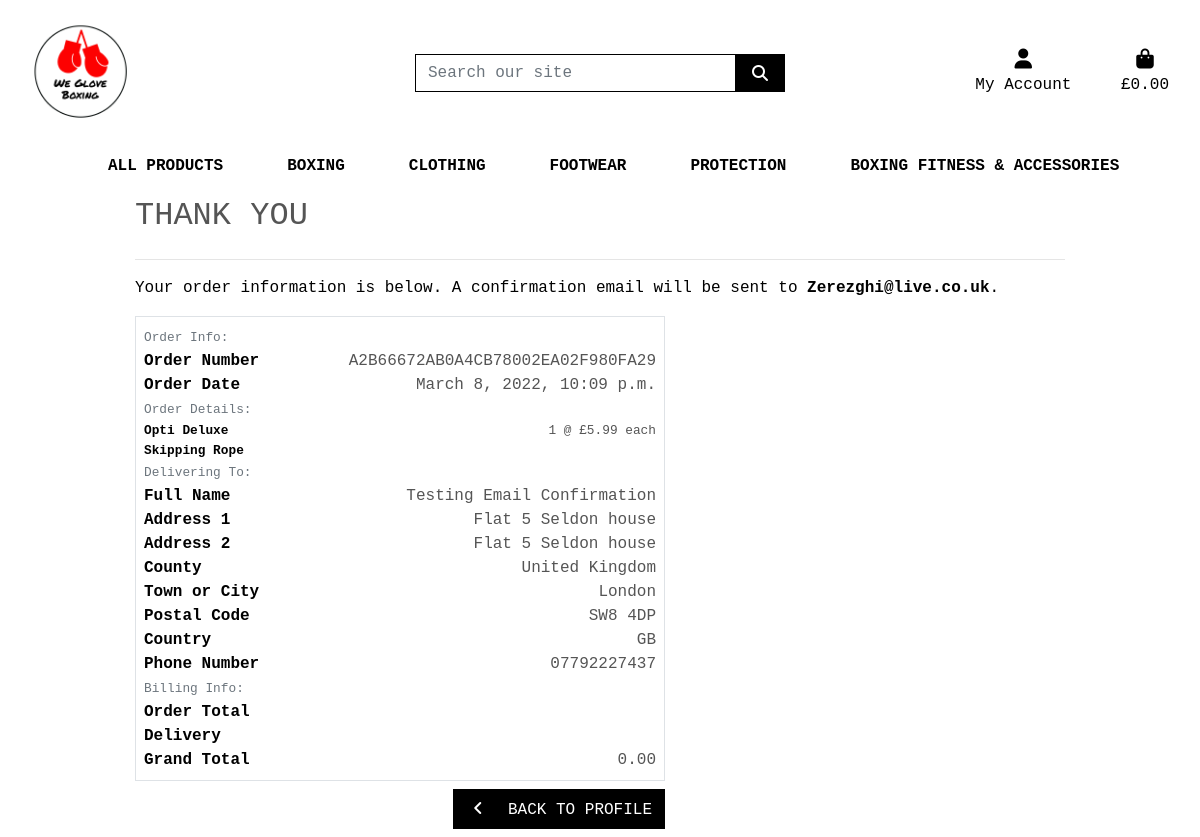
The app's page /profile/order_history/A2B66672AB0A4CB78002EA02F980FA29 with its own data.
### checkout/models.py (models this page shows, shortened)
class Order(models.Model):
    order_number = models.CharField(max_length=32, null=False, editable=False)
    user_profile = models.ForeignKey(UserProfile, on_delete=models.SET_NULL,
                                     null=True, blank=True, related_name='orders')
    full_name = models.CharField(max_length=50, null=False, blank=False)
    email = models.EmailField(max_length=254, null=False, blank=False)
    phone_number = models.CharField(max_length=20, null=False, blank=False)
    country = models.CharField(max_length=40, null=False, blank=False)
    postcode = models.CharField(max_length=20, null=True, blank=True)
    town_or_city = models.CharField(max_length=40, null=False, blank=False)
    street_address1 = models.CharField(max_length=80, null=False, blank=False)
    street_address2 = models.CharField(max_length=80, null=True, blank=True)
    county = models.CharField(max_length=80, null=True, blank=True)
    date = models.DateTimeField(auto_now_add=True)
    grand_total = models.DecimalField(max_digits=10, decimal_places=2, null=False, default=0)

class OrderLineItem(models.Model):
    order = models.ForeignKey(Order, null=False, blank=False, on_delete=models.CASCADE, related_name='lineitems')
    product = models.ForeignKey(Product, null=False, blank=False, on_delete=models.CASCADE)
    quantity = models.IntegerField(null=False, blank=False, default=0)
    lineitem_total = models.DecimalField(max_digits=6, decimal_places=2, null=False, blank=False, editable=False)

### products/models.py (models this page shows, shortened)
class Product(models.Model):
    category = models.ForeignKey('Category', null=True, blank=True, on_delete=models.SET_NULL)
    subcategory = models.ForeignKey('SubCategory', null=True, blank=True, on_delete=models.SET_NULL)
    price = models.DecimalField(max_digits=6, decimal_places=2)
    sku = models.CharField(max_length=254, null=True, blank=True)
    name = models.CharField(max_length=254)
    rating = models.DecimalField(max_digits=6, decimal_places=2, null=True, blank=True)
    product_description = models.TextField()
    image = models.ImageField(blank=True,null=True)

### profiles/views.py (the view)
# urls.py: path('order_history/<order_number>', views.order_history, name='order_history')
def order_history(request, order_number):
    order = get_object_or_404(Order, order_number=order_number)
    messages.info(request, (
        f'This is a past confirmation for order number {order_number}. '
        'A confirmation email was sent on the order date.'
    ))
    template = 'checkout/checkout_success.html'
    context = {
        'order': order,
        'from_profile': True,
    }
    return render(request, template, context)

### bag/contexts.py (called while the page is built, shortened)
def bag_contents(request):
    bag_items = []
    total = 0
    product_count = 0
    bag = request.session.get('bag', {})
    grand_total = total
    context = {
        'bag_items': bag_items,
        'total': total,
        'product_count': product_count,
        'grand_total': grand_total,
    }
    return context

### checkout/templates/checkout/checkout_success.html (shortened to what this page needs)
{% extends "base.html" %}
{% load static %}
{% block extra_css %}
    <link rel="stylesheet" href="{% static 'checkout/css/checkout.css' %}">
{% endblock %}
{% block page_header %}
    <div class="container header-container">
    </div>
{% endblock %}
{% block content %}
    <div class="overlay"></div>
    <div class="container">
        <div class="row">
            <div class="col">
                <h2 class="logo-font mb-4">Thank You</h2>
                <hr>
                <p class="text-black">Your order information is below. A confirmation email will be sent to <strong>{{ order.email }}</strong>.</p>
            </div>
        </div>
        <div class="row">
            <div class="col-12 col-lg-7">
                <div class="order-confirmation-wrapper p-2 border">
                    <div class="row">
                        <div class="col">
                            <small class="text-muted">Order Info:</small>
                        </div>
                    </div>
                    <div class="row">
                        <div class="col-12 col-md-4">
                            <p class="mb-0 text-black font-weight-bold">Order Number</p>
                        </div>
                        <div class="col-12 col-md-8 text-md-right">
                            <p class="mb-0">{{ order.order_number }}</p>
                        </div>
                    </div>
                    <div class="row">
                        <div class="col-12 col-md-4">
                            <p class="mb-0 text-black font-weight-bold">Order Date</p>
                        </div>
                        <div class="col-12 col-md-8 text-md-right">
                            <p class="mb-0">{{ order.date }}</p>
                        </div>
                    </div>
                    <div class="row">
                        <div class="col">
                            <small class="text-muted">Order Details:</small>
                        </div>
                    </div>
                    {% for item in order.lineitems.all %}
                    <div class="row">
                        <div class="col-12 col-md-4">
                            <p class="small mb-0 text-black font-weight-bold">
                                {{ item.product.name }}{% if item.product_size %} - Size {{ item.product.size|upper }}{% endif %}
                            </p>
                        </div>
                        <div class="col-12 col-md-8 text-md-right">
                            <p class="small mb-0">{{ item.quantity }} @ £{{ item.product.price }} each</p>
                        </div>
                    </div>
                    {% endfor %}
                    <div class="row">
                        <div class="col">
                            <small class="text-muted">Delivering To:</small>
                        </div>
                    </div>
                    <div class="row">
                        <div class="col-12 col-md-4">
                            <p class="mb-0 text-black font-weight-bold">Full Name</p>
                        </div>
                        <div class="col-12 col-md-8 text-md-right">
                            <p class="mb-0">{{ order.full_name }}</p>
                        </div>
                    </div>
                    <div class="row">
                        <div class="col-12 col-md-4">
                            <p class="mb-0 text-black font-weight-bold">Address 1</p>
                        </div>
                        <div class="col-12 col-md-8 text-md-right">
                            <p class="mb-0">{{ order.street_address1 }}</p>
                        </div>
                    </div>
                    {% if order.street_address2 %}
                    <div class="row">
                        <div class="col-12 col-md-4">
                            <p class="mb-0 text-black font-weight-bold">Address 2</p>
                        </div>
                        <div class="col-12 col-md-8 text-md-right">
                            <p class="mb-0">{{ order.street_address1 }}</p>
                        </div>
                    </div>
                    {% endif %}
                    {% if order.county %}
                    <div class="row">
                        <div class="col-12 col-md-4">
                            <p class="mb-0 text-black font-weight-bold">County</p>
                        </div>
                        <div class="col-12 col-md-8 text-md-right">
                            <p class="mb-0">{{ order.county }}</p>
                        </div>
                    </div>
                    {% endif %}
                    <div class="row">
                        <div class="col-12 col-md-4">
                            <p class="mb-0 text-black font-weight-bold">Town or City</p>
                        </div>
                        <div class="col-12 col-md-8 text-md-right">
                            <p class="mb-0">{{ order.town_or_city }}</p>
                        </div>
                    </div>
                    {% if order.postcode %}
                    <div class="row">
                        <div class="col-12 col-md-4">
                            <p class="mb-0 text-black font-weight-bold">Postal Code</p>
                        </div>
                        <div class="col-12 col-md-8 text-md-right">
                            <p class="mb-0">{{ order.postcode }}</p>
                        </div>
                    </div>
                    {% endif %}
                    <div class="row">
                        <div class="col-12 col-md-4">
                            <p class="mb-0 text-black font-weight-bold">Country</p>
                        </div>
                        <div class="col-12 col-md-8 text-md-right">
                            <p class="mb-0">{{ order.country }}</p>
                        </div>
                    </div>
                    <div class="row">
                        <div class="col-12 col-md-4">
                            <p class="mb-0 text-black font-weight-bold">Phone Number</p>
                        </div>
                        <div class="col-12 col-md-8 text-md-right">
                            <p class="mb-0">{{ order.phone_number }}</p>
                        </div>
                    </div>
                    <div class="row">
                        <div class="col">
                            <small class="text-muted">Billing Info:</small>
                        </div>
                    </div>
                    <div class="row">
                        <div class="col-12 col-md-4">
                            <p class="mb-0 text-black font-weight-bold">Order Total</p>
                        </div>
                        <div class="col-12 col-md-8 text-md-right">
                        </div>
                    </div>
                    <div class="row">
                        <div class="col-12 col-md-4">
                            <p class="mb-0 text-black font-weight-bold">Delivery</p>
                        </div>
                        <div class="col-12 col-md-8 text-md-right">
                        </div>
                    </div>
                    <div class="row">
                        <div class="col-12 col-md-4">
                            <p class="mb-0 text-black font-weight-bold">Grand Total</p>
                        </div>
                        <div class="col-12 col-md-8 text-md-right">
                            <p class="mb-0">{{ order.grand_total }}</p>
                        </div>
                    </div>
                </div>
            </div>
        </div>
        <div class="row">
			<div class="col-12 col-lg-7 text-right">
                {% if from_profile %}
                    <a href="{% url 'profile' %}" class="btn btn-black rounded-0 my-2">
                        <span class="icon mr-2">
                            <i class="fas fa-angle-left"></i>
                        </span>
                        <span class="text-uppercase">Back to profile</span>
                    </a>
                {% endif %}
			</div>
		</div>
    </div>
{% endblock %}

### static/css/base.css (style rules this page uses)
html { height: 100%; }
body { background: url(https://imgsrv2.voi.id/uqSwK0Qmd0ksEs4ilF05NU_AZklBqfSwBCmHFX0mcFo/auto/1200/675/sm/1/bG9jYWw6Ly8vcHVibGlzaGVycy8xMTkzOTIvMjAyMTEyMzExMDA1LW1haW4uY3JvcHBlZF8xNjQwOTE5OTA5LmpwZw.jpg) no-repeat center center fixed; background-size: cover; height: calc(100vh - 164px); color: #555; font-family: 'Courier New', Courier, monospace; }
.icon { align-items: center; display: inline-flex; justify-content: center; height: 1.5rem; width: 1.5rem; }
.logo-font { text-transform: uppercase; }
.btn-black { background: black; color: white; }
.text-black { color: #000 !important; }
.overlay { height: 100%; width: 100%; top:0; left: 0; position: fixed; background: white; z-index: -1; }
@media (min-width: 1200px) { .container { max-width: 80%; } }
@media (min-width: 992px) { .header-container { padding-top: 164px; } }

### records on screen
Order: email "Zerezghi@live.co.uk", order_number "A2B66672AB0A4CB78002EA02F980FA29", date "March 8, 2022, 10:09 p.m.", full_name "Testing Email Confirmation", street_address1 "Flat 5 Seldon house", county "United Kingdom", town_or_city "London", postcode "SW8 4DP", country "GB", phone_number "07792227437", grand_total "0.00"
OrderLineItem: product.name "Opti Deluxe Skipping Rope", quantity "1", product.price "5.99"
